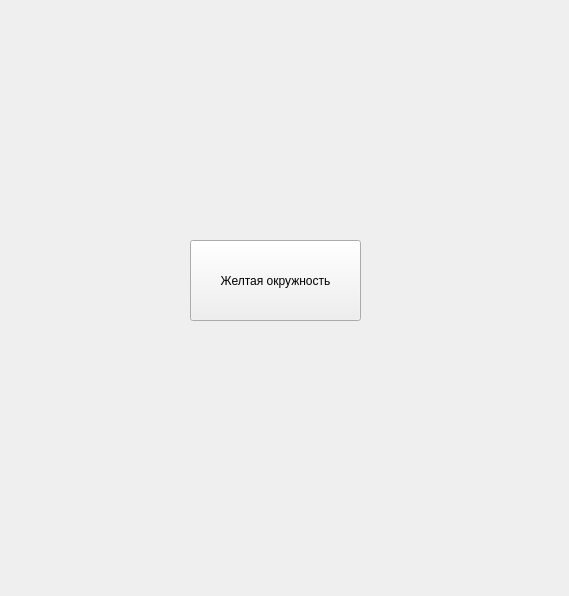
<?xml version="1.0" encoding="UTF-8"?>
<ui version="4.0">
 <class>Form</class>
 <widget class="QWidget" name="Form">
  <property name="geometry">
   <rect>
    <x>0</x>
    <y>0</y>
    <width>569</width>
    <height>596</height>
   </rect>
  </property>
  <property name="windowTitle">
   <string>Form</string>
  </property>
  <widget class="QPushButton" name="pushButton">
   <property name="geometry">
    <rect>
     <x>190</x>
     <y>240</y>
     <width>171</width>
     <height>81</height>
    </rect>
   </property>
   <property name="text">
    <string>Желтая окружность</string>
   </property>
  </widget>
 </widget>
 <resources/>
 <connections/>
</ui>
